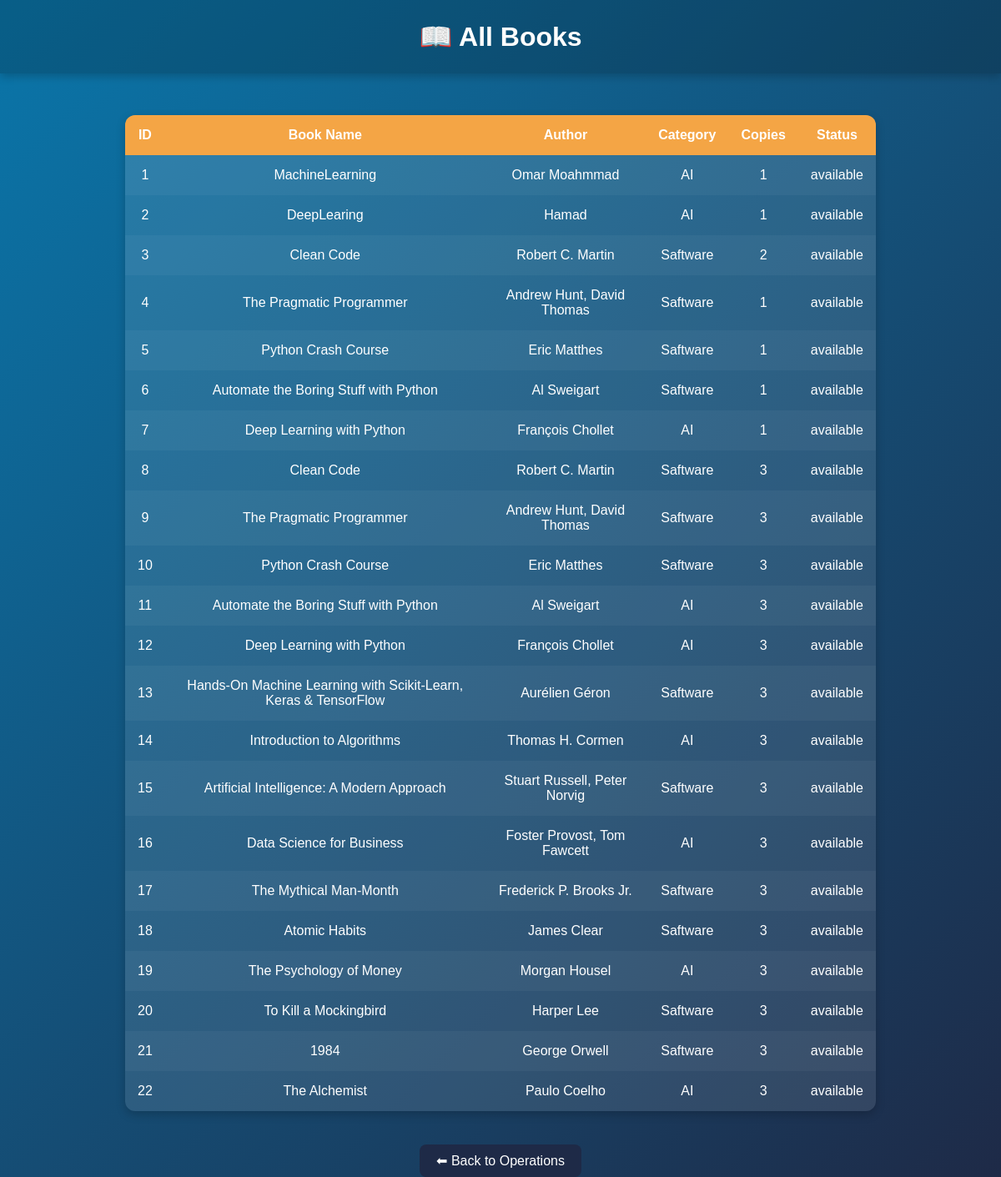
/home/View/, run on the app's committed database.
### operations/models.py (models this page shows, shortened)
class Box(models.Model):
    book_name=models.CharField(max_length=100,blank=False,null=False)
    author=models.CharField(max_length=100,blank=False,null=False)
    category=models.CharField(max_length=50,blank=True,null=False)
    copy=models.IntegerField(default=1)
    STATUS_CHOICES = [
        ('available', 'Available'),
        ('borrowed', 'Borrowed'),
    ]
    status=models.CharField(max_length=10,choices=STATUS_CHOICES,default='available')

### operations/views.py (the view)
# urls.py: path("View/",views.ViewBooks,name='View'),
def ViewBooks(request):
    books=Box.objects.all()
    return render(request,'operations/view_books.html',{"books":books})

### operations/templates/operations/view_books.html (shortened to what this page needs)
<!DOCTYPE html>
<html lang="en">
<head>
</head>
<body>
    <header>
        <h1>📖 All Books</h1>
    </header>
    <table>
        <tr>
            <th>ID</th>
            <th>Book Name</th>
            <th>Author</th>
            <th>Category</th>
            <th>Copies</th>
            <th>Status</th>
        </tr>
        {% for book in books %}
        <tr>
            <td>{{ book.id }}</td>
            <td>{{ book.book_name }}</td>
            <td>{{ book.author }}</td>
            <td>{{ book.category }}</td>
            <td>{{ book.copy }}</td>
            <td>{{ book.status }}</td>
        </tr>
        {% empty %}
        <tr>
            <td colspan="6">No books available in the library.</td>
        </tr>
        {% endfor %}
    </table>
    <a href="{% url 'Home' %}">⬅ Back to Operations</a>
</body>
</html>

### operations/templates/operations/view_books.html (style rules this page uses)
body { margin: 0; padding: 0; font-family: 'Poppins', sans-serif; background: linear-gradient(135deg, #0A76AA, #1E2A47); color: #fff; min-height: 100vh; display: flex; flex-direction: column; align-items: center; }
header { text-align: center; padding: 25px 0; background: rgba(0, 0, 0, 0.2); width: 100%; box-shadow: 0 4px 10px rgba(0,0,0,0.2); }
h1 { margin: 0; }
table { margin-top: 50px; border-collapse: collapse; width: 80%; max-width: 900px; background: #ffffff1a; border-radius: 12px; overflow: hidden; box-shadow: 0 4px 12px rgba(0,0,0,0.2); }
th, td { padding: 15px; text-align: center; }
th { background: #F4A545; color: #fff; }
tr:nth-child(even) { background: #ffffff0a; }
a { color: #fff; text-decoration: none; margin-top: 40px; background: #1E2A47; padding: 10px 20px; border-radius: 8px; transition: 0.3s; }

### data on the page
Box: id "1", book_name "MachineLearning", author "Omar Moahmmad", category "AI", copy "1", status "available"
Box: id "2", book_name "DeepLearing", author "Hamad", category "AI", copy "1", status "available"
Box: id "3", book_name "Clean Code", author "Robert C. Martin", category "Saftware", copy "2", status "available"
Box: id "4", book_name "The Pragmatic Programmer", author "Andrew Hunt, David Thomas", category "Saftware", copy "1", status "available"
Box: id "5", book_name "Python Crash Course", author "Eric Matthes", category "Saftware", copy "1", status "available"
Box: id "6", book_name "Automate the Boring Stuff with Python", author "Al Sweigart", category "Saftware", copy "1", status "available"
Box: id "7", book_name "Deep Learning with Python", author "François Chollet", category "AI", copy "1", status "available"
Box: id "8", book_name "Clean Code", author "Robert C. Martin", category "Saftware", copy "3", status "available"
Box: id "9", book_name "The Pragmatic Programmer", author "Andrew Hunt, David Thomas", category "Saftware", copy "3", status "available"
Box: id "10", book_name "Python Crash Course", author "Eric Matthes", category "Saftware", copy "3", status "available"
Box: id "11", book_name "Automate the Boring Stuff with Python", author "Al Sweigart", category "AI", copy "3", status "available"
Box: id "12", book_name "Deep Learning with Python", author "François Chollet", category "AI", copy "3", status "available"
Box: id "13", book_name "Hands-On Machine Learning with Scikit-Learn, Keras & TensorFlow", author "Aurélien Géron", category "Saftware", copy "3", status "available"
Box: id "14", book_name "Introduction to Algorithms", author "Thomas H. Cormen", category "AI", copy "3", status "available"
Box: id "15", book_name "Artificial Intelligence: A Modern Approach", author "Stuart Russell, Peter Norvig", category "Saftware", copy "3", status "available"
Box: id "16", book_name "Data Science for Business", author "Foster Provost, Tom Fawcett", category "AI", copy "3", status "available"
Box: id "17", book_name "The Mythical Man-Month", author "Frederick P. Brooks Jr.", category "Saftware", copy "3", status "available"
Box: id "18", book_name "Atomic Habits", author "James Clear", category "Saftware", copy "3", status "available"
Box: id "19", book_name "The Psychology of Money", author "Morgan Housel", category "AI", copy "3", status "available"
Box: id "20", book_name "To Kill a Mockingbird", author "Harper Lee", category "Saftware", copy "3", status "available"
Box: id "21", book_name "1984", author "George Orwell", category "Saftware", copy "3", status "available"
Box: id "22", book_name "The Alchemist", author "Paulo Coelho", category "AI", copy "3", status "available"
